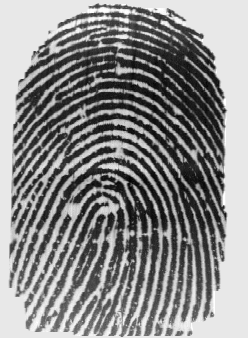
#> input picture Fabricio/Visão Computacional/03-07/2_7.png, 248 x 338 px
$ jupyter execute Histograma.ipynb   (shell and % lines are left out)
#> lines starting #> are read from the running program, lines starting #| are printed output that depends on the picture
<h1>Histograma</h1>

É um conjunto de números que indica a **quantidade** ou o **percentual** de pixels que apresentam determinado nível de cinza.

São normalmente apresentados por um gráfico que fornece para cada nível de cinza a quantidade (ou o percentual) de pixels com aquele nível de cinza na imagem.

Através da análise do histograma de uma imagem é possível obter uma indicação de sua qualidade quanto ao nível de contraste e quanto ao seu brilho médio (se a imagem é predominantemente clara ou escura).

[cell 1]
# importa os pacotes
import numpy as np
import matplotlib.pyplot as plt
import cv2

1) Escreva uma função para calcular e retornar o histograma de uma imagem monocromática na forma de um array de 256 posições.

[cell 2]
def makeHist(img):
    hist = np.zeros(256)
    for i in range(img.shape[0]):
        for j in range(img.shape[1]):
            hist[img[i,j]] += 1
    return hist / img.size

img1 = cv2.imread('2_7.png', cv2.IMREAD_GRAYSCALE)
#> img1 is the input picture: shape (338, 248); min 0, max 255, mean 139.3
img2 = cv2.imread('4_2.png', cv2.IMREAD_GRAYSCALE)
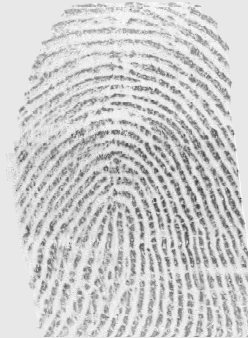
#> input picture Fabricio/Visão Computacional/03-07/4_2.png, 248 x 338 px
#> img2 is the input picture: shape (338, 248); min 58, max 255, mean 205.5

hist1 = makeHist(img1)
#> hist1 = 256 values, max 0.238 at index 232, min 0 at index 1, mean 0.00391
hist2 = makeHist(img2)
#> hist2 = 256 values, max 0.251 at index 232, min 0 at index 0, mean 0.00391

2) Plote os histogramas das imagens 4_2.png e 2_7.png.

[cell 3]
plt.plot(hist1, color='black')
plt.title("Histograma 1")
plt.xlabel('Pixel Value')
plt.ylabel('Frequency')
plt.show()
#> figure, not shown here; curve peaks at x = 232, y = 0.238

plt.plot(hist2, color='black')
plt.title("Histograma 2")
plt.xlabel('Pixel Value')
plt.ylabel('Frequency')
plt.show()
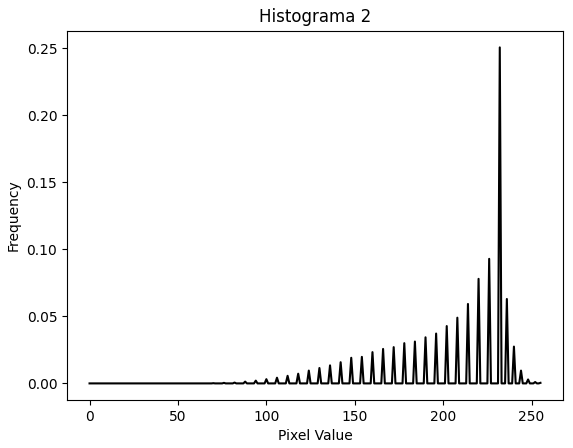
#> figure drawn by matplotlib, 1 panel; curve peaks at x = 232, y = 0.251

# Transformações de intensidade

Descrevem regras para atribuição de novos valores de intensidade de pixel baseando-se exclusivamente no seu valor de intensidade atual.

As transformações podem ser lineares e não-lineares.

Transformações lineares podem ser expressas da seguinte forma:

$y_{ij} = a \cdot x_{ij} + b$

Onde:
*   $x_{ij}$: valor de intensidade do pixel atual na posição $ij$
*   $y_{ij}$: novo valor de intensidade do pixel na posição $ij$

3) Descreva e implemente uma função de transformação de intensidade a fim de tornar a imagem da figura **4_2.png** mais escura.

[cell 4]
def contrast(img, a, b):
#> called with a = 0.588, b = 0
    imgb = img.copy()
    for i in range(img.shape[0]):
        for j in range(img.shape[1]):
            imgb[i,j] = img[i,j] * a + b
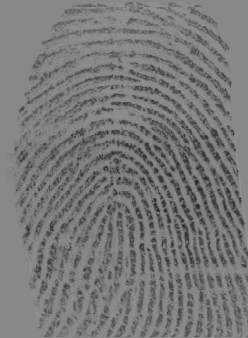
#> imgb: shape (338, 248); min 34, max 149, mean 120.4
    return imgb

img22 = contrast(img2,  0.5882, 0)

hist22 = makeHist(img22)
#> hist22 = 256 values, max 0.251 at index 136, min 0 at index 0, mean 0.00391

plt.figure(figsize=(12, 6))
plt.subplot(2, 2, 1)
plt.imshow(img2, cmap='gray', vmin=0, vmax=255)
plt.title("Imagem 2")

plt.subplot(2, 2, 3)
plt.imshow(img22, cmap='gray', vmin=0, vmax=255)
plt.title("Imagem 2_2")

plt.subplot(2, 2, 2)
plt.plot(np.arange(256), hist2)
plt.xlabel('Pixel Value')
plt.ylabel('Frequency')
plt.title("Histograma 2")

plt.subplot(2, 2, 4)
plt.plot(np.arange(256), hist22)
plt.xlabel('Pixel Value')
plt.ylabel('Frequency')
plt.title("Histograma 2_2")

plt.tight_layout()
plt.show()
#> figure, not shown here; panel 3: curve peaks at x = 232, y = 0.251; panel 4: curve peaks at x = 136, y = 0.251

4) Descreva e implemente uma função de transformação de intensidade a fim de tornar a imagem da figura **2_7.png** mais clara.

[cell 5]
img12 = contrast(img1, 0.5294, 120)
#> call 2 of contrast, with a = 0.529, b = 120
#> after the loop in contrast (call 2), `for i in range(img.shape[0]):`:
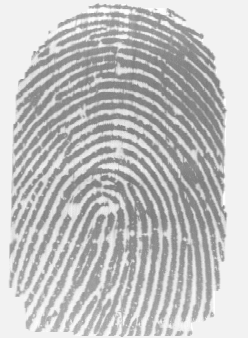
#> imgb: shape (338, 248); min 120, max 254, mean 193.1
hist12 = makeHist(img12)
#> hist12 = 256 values, max 0.238 at index 242, min 0 at index 0, mean 0.00391

plt.figure(figsize=(12, 6))
plt.subplot(2, 2, 1)
plt.imshow(img1, cmap='gray', vmin=0, vmax=255)
plt.title("Imagem 1")

plt.subplot(2, 2, 3)
plt.imshow(img12, cmap='gray', vmin=0, vmax=255)
plt.title("Imagem 1_2")

plt.subplot(2, 2, 2)
plt.plot(np.arange(256), hist1)
plt.xlabel('Pixel Value')
plt.ylabel('Frequency')
plt.title("Histograma 2")

plt.subplot(2, 2, 4)
plt.plot(np.arange(256), hist12)
plt.xlabel('Pixel Value')
plt.ylabel('Frequency')
plt.title("Histograma 2_2")

plt.tight_layout()
plt.show()
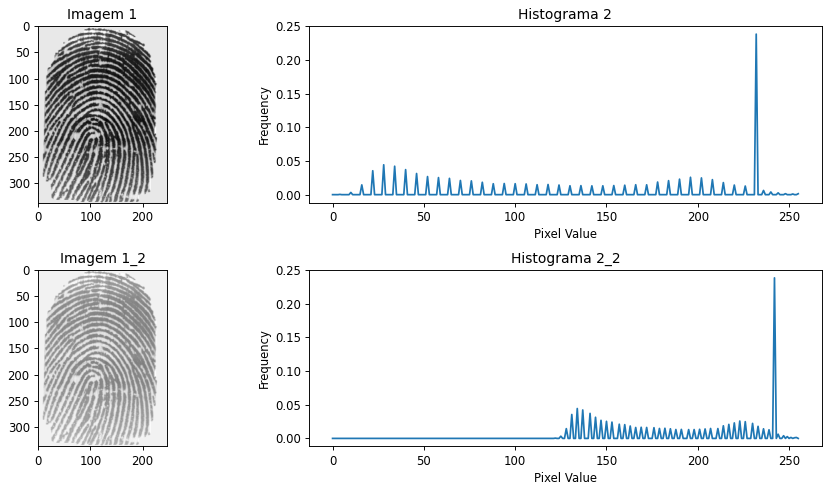
#> figure drawn by matplotlib, 4 panels; panel 3: curve peaks at x = 232, y = 0.238; panel 4: curve peaks at x = 242, y = 0.238

# Equalização do Histograma

É uma técnica que visa redistribuir os valores de tons de cinza dos pixels em uma imagem, de modo a obter um histograma uniforme, no qual o número (ou percentual) de pixels de qualquer nível de cinza seja praticamente o mesmo.

A forma mais usual de se equalizar um histograma é utilizar a Função de Distribuição Acumulada (CDF, *Cumulative Distribution Function*) da distribuição de probabilidades original.

5) Calcular e plotar a função CDF do histograma da imagem da figura **4_2.png**.

[cell 6]
def cdf(hist):
    return np.cumsum(hist) * 255

plt.figure(figsize=(12, 6))
plt.subplot(1, 2, 1)
plt.plot(np.arange(256), cdf(hist2))
plt.xlabel('Pixel Value')
plt.ylabel('Frequency')
plt.title("Histograma 2")

plt.subplot(1, 2, 2)
plt.plot(np.arange(256), cdf(hist22))
plt.xlabel('Pixel Value')
plt.ylabel('Frequency')
plt.title("Histograma 2_2")

plt.show()
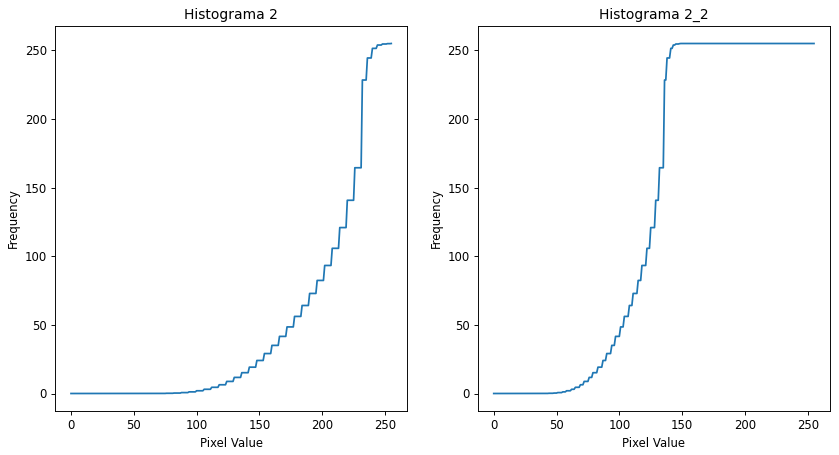
#> figure drawn by matplotlib, 2 panels; panel 1: curve peaks at x = 255, y = 255; panel 2: curve peaks at x = 149, y = 255

6) Equalizar o histograma da imagem da figura **4_2.png** e plotar os seguinte:

1.   Imagem original
2.   Histograma da imagem original
3.   Imagem processada (equalizada)
4.   Histograma da imagem processada

[cell 7]
def contrastCdf(img, cdf):
    imgb = img.copy()
    for i in range(img.shape[0]):
        for j in range(img.shape[1]):
            imgb[i,j] = cdf[ imgb[i,j] ]
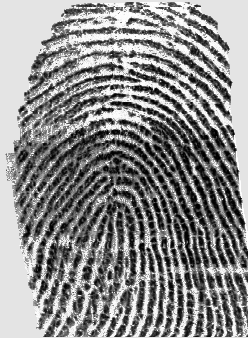
#> imgb: shape (338, 248); min 0, max 255, mean 139.5

    return imgb

img22Eq = contrastCdf(img22, cdf(hist22))

plt.figure(figsize=(12, 6))
plt.subplot(2, 2, 1)
plt.imshow(img22, cmap='gray', vmin=0, vmax=255)
plt.title("Imagem 2_2")

plt.subplot(2, 2, 3)
plt.imshow(img22Eq, cmap='gray', vmin=0, vmax=255)
plt.title("Imagem 2_2 Eq")

plt.subplot(2, 2, 2)
plt.plot(np.arange(256), hist22)
plt.xlabel('Pixel Value')
plt.ylabel('Frequency')
plt.title("Histograma 2_2")

plt.subplot(2, 2, 4)
plt.plot(np.arange(256), makeHist(img22Eq))
plt.xlabel('Pixel Value')
plt.ylabel('Frequency')
plt.title("Histograma 2_2 Eq")

plt.tight_layout()
plt.show()
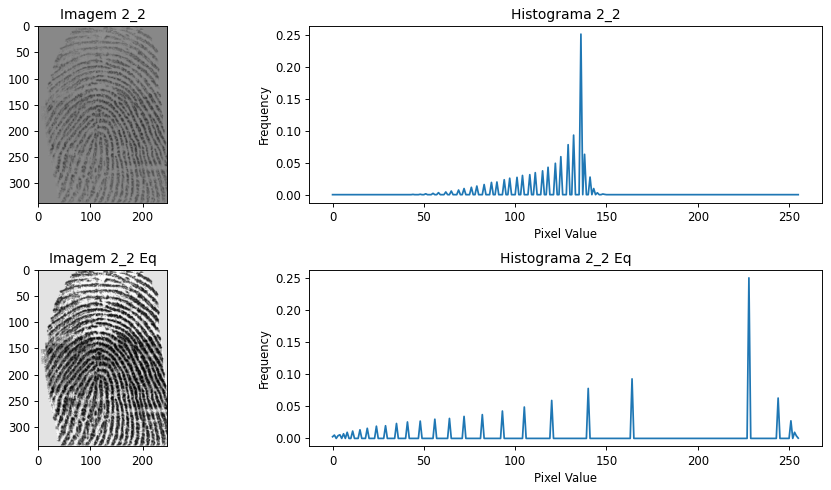
#> figure drawn by matplotlib, 4 panels; panel 3: curve peaks at x = 136, y = 0.251; panel 4: curve peaks at x = 228, y = 0.251

7) Equalizar o histograma da imagem da figura **2_7.png** e plotar os seguinte:

1.   Imagem original
2.   Histograma da imagem original
3.   Imagem processada (equalizada)
4.   Histograma da imagem processada

[cell 8]
img12Eq = contrastCdf(img12, cdf(hist12))
#> after the loop in contrastCdf (call 2), `for i in range(img.shape[0]):`:
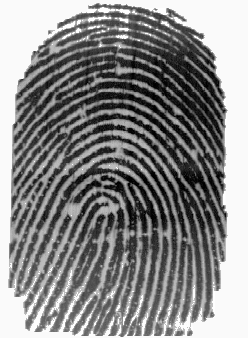
#> imgb: shape (338, 248); min 0, max 254, mean 136.5

plt.figure(figsize=(12, 6))
plt.subplot(2, 2, 1)
plt.imshow(img12, cmap='gray', vmin=0, vmax=255)
plt.title("Imagem 1_2")

plt.subplot(2, 2, 3)
plt.imshow(img12Eq, cmap='gray', vmin=0, vmax=255)
plt.title("Imagem 1_2 Eq")

plt.subplot(2, 2, 2)
plt.plot(np.arange(256), hist12)
plt.xlabel('Pixel Value')
plt.ylabel('Frequency')
plt.title("Histograma 1_2")

plt.subplot(2, 2, 4)
plt.plot(np.arange(256), makeHist(img12Eq))
plt.xlabel('Pixel Value')
plt.ylabel('Frequency')
plt.title("Histograma 1_2 Eq")

plt.tight_layout()
plt.show()
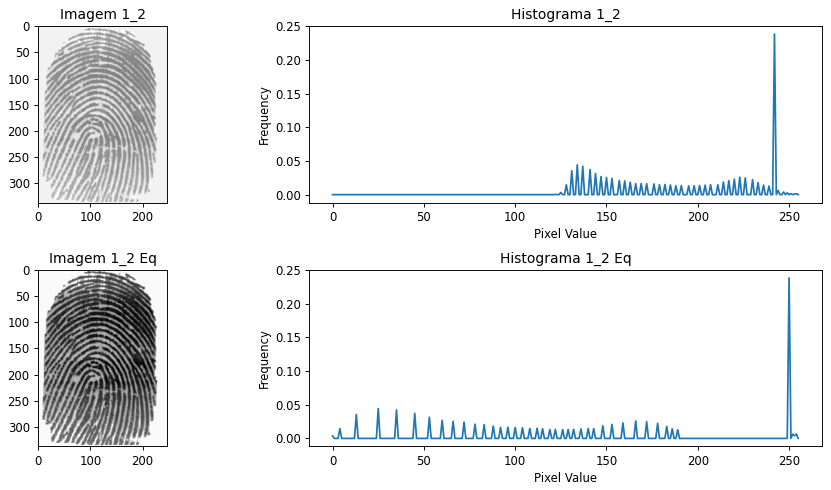
#> figure drawn by matplotlib, 4 panels; panel 3: curve peaks at x = 242, y = 0.238; panel 4: curve peaks at x = 250, y = 0.238
